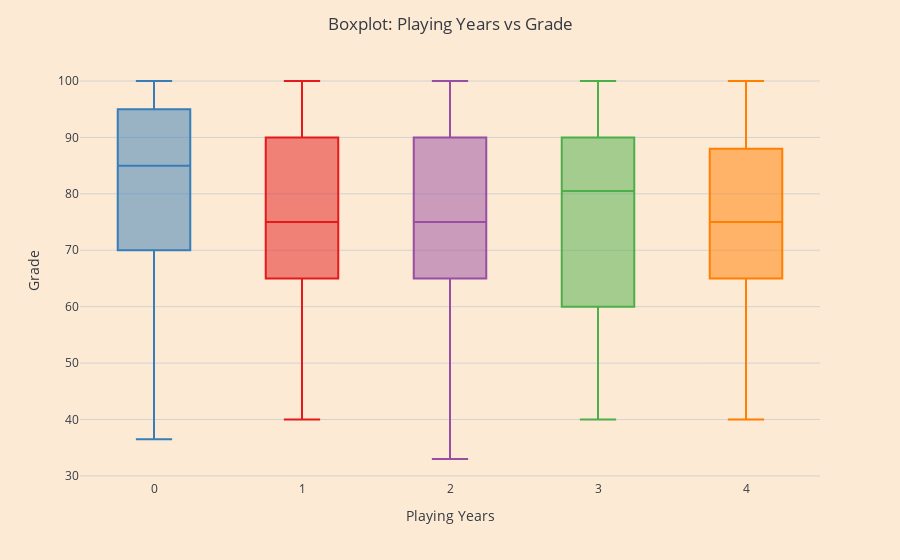

Notebook code cell kept with this figure:
### Markdown cell above
### 3.2.2 Argument 2 voor perspectief 2: Lange game-ervaring voorspelt geen betere schoolprestaties
Meer game-ervaring wordt gecorreleerd met lagere cijfers.

### Code cell
%run InfoVisualisation5.ipynb

### Figure 1 — Plotly figure (JSON) as saved in the notebook; plotly's stock layout.template omitted (floating-point values rounded to 4 significant figures; data arrays with more than 128 entries replaced by an {"elided": "..."} marker saying what was removed)
{"data": [{"alignmentgroup": "True", "hovertemplate": "Playing Years=%{x}<br>Grade=%{y}<extra></extra>", "legendgroup": "1", "marker": {"color": "rgb(228,26,28)"}, "name": "1", "notched": false, "offsetgroup": "1", "orientation": "v", "showlegend": true, "type": "box", "x": {"elided": "193 int values"}, "x0": " ", "xaxis": "x", "y": {"elided": "193 float values"}, "y0": " ", "yaxis": "y"}, {"alignmentgroup": "True", "hovertemplate": "Playing Years=%{x}<br>Grade=%{y}<extra></extra>", "legendgroup": "0", "marker": {"color": "rgb(55,126,184)"}, "name": "0", "notched": false, "offsetgroup": "0", "orientation": "v", "showlegend": true, "type": "box", "x": {"elided": "227 int values"}, "x0": " ", "xaxis": "x", "y": {"elided": "227 float values"}, "y0": " ", "yaxis": "y"}, {"alignmentgroup": "True", "hovertemplate": "Playing Years=%{x}<br>Grade=%{y}<extra></extra>", "legendgroup": "3", "marker": {"color": "rgb(77,175,74)"}, "name": "3", "notched": false, "offsetgroup": "3", "orientation": "v", "showlegend": true, "type": "box", "x": [3, 3, 3, 3, 3, 3, 3, 3, 3, 3, 3, 3, 3, 3, 3, 3, 3, 3, 3, 3, 3, 3, 3, 3, 3, 3, 3, 3, 3, 3, 3, 3, 3, 3, 3, 3, 3, 3, 3, 3, 3, 3, 3, 3, 3, 3, 3, 3, 3, 3, 3, 3, 3, 3, 3, 3, 3, 3, 3, 3, 3, 3, 3, 3, 3, 3, 3, 3, 3, 3, 3, 3, 3, 3, 3, 3, 3, 3, 3, 3, 3, 3, 3, 3, 3, 3, 3, 3, 3, 3, 3, 3, 3, 3, 3, 3, 3, 3, 3], "x0": " ", "xaxis": "x", "y": [45.0, 90.0, 95.0, 87.0, 45.0, 100.0, 65.0, 90.0, 50.0, 65.0, 40.0, 48.0, 90.0, 86.0, 55.0, 80.0, 70.0, 57.0, 80.0, 80.0, 76.0, 55.0, 98.0, 50.0, 60.0, 75.0, 50.0, 55.0, 70.0, 50.0, 50.0, 90.0, 85.0, 60.0, 70.0, 80.5, 95.0, 55.5, 80.0, 75.0, 52.0, 62.0, 88.0, 60.0, 95.0, 65.0, 90.5, 90.0, 100.0, 100.0, 92.0, 85.0, 85.0, 100.0, 100.0, 100.0, 100.0, 100.0, 100.0, 100.0, 85.0, 90.0, 90.0, 100.0, 100.0, 100.0, 50.0, 72.0, 85.0, 78.0, 85.3, 92.5, 60.0, 90.0, 80.0, 65.0, 85.0, 79.0, 90.0, 90.0, 100.0, 100.0, 85.0, 70.0, 80.0, 90.0, 90.0, 70.0, 77.0, 96.0, 85.0, 85.0, 55.0, 60.0, 55.5, 89.0, 40.0, 57.0, 50.0], "y0": " ", "yaxis": "y"}, {"alignmentgroup": "True", "hovertemplate": "Playing Years=%{x}<br>Grade=%{y}<extra></extra>", "legendgroup": "2", "marker": {"color": "rgb(152,78,163)"}, "name": "2", "notched": false, "offsetgroup": "2", "orientation": "v", "showlegend": true, "type": "box", "x": {"elided": "137 int values"}, "x0": " ", "xaxis": "x", "y": {"elided": "137 float values"}, "y0": " ", "yaxis": "y"}, {"alignmentgroup": "True", "hovertemplate": "Playing Years=%{x}<br>Grade=%{y}<extra></extra>", "legendgroup": "4", "marker": {"color": "rgb(255,127,0)"}, "name": "4", "notched": false, "offsetgroup": "4", "orientation": "v", "showlegend": true, "type": "box", "x": [4, 4, 4, 4, 4, 4, 4, 4, 4, 4, 4, 4, 4, 4, 4, 4, 4, 4, 4, 4, 4, 4, 4, 4, 4, 4, 4, 4, 4, 4, 4, 4, 4, 4, 4, 4, 4, 4, 4, 4, 4, 4, 4, 4, 4, 4, 4, 4, 4, 4, 4, 4, 4, 4, 4, 4, 4, 4, 4, 4, 4, 4, 4, 4, 4, 4, 4, 4, 4, 4, 4, 4, 4, 4, 4, 4, 4, 4, 4, 4, 4, 4, 4, 4, 4, 4, 4, 4, 4, 4, 4, 4, 4, 4, 4, 4, 4, 4, 4, 4, 4, 4, 4, 4, 4, 4, 4, 4, 4, 4, 4, 4, 4, 4], "x0": " ", "xaxis": "x", "y": [80.0, 74.0, 76.5, 80.0, 50.0, 69.0, 60.0, 60.0, 65.0, 95.0, 80.0, 65.0, 70.0, 92.0, 85.0, 93.0, 77.0, 93.0, 55.0, 50.0, 65.0, 50.0, 55.0, 40.0, 50.0, 45.0, 71.0, 70.0, 87.0, 86.0, 45.0, 88.0, 80.0, 67.0, 73.0, 40.0, 80.0, 55.0, 50.0, 55.0, 75.0, 75.0, 80.0, 98.0, 99.0, 87.0, 70.0, 60.0, 70.0, 90.0, 83.5, 70.0, 67.0, 88.0, 75.0, 91.0, 93.0, 50.0, 80.0, 85.0, 95.0, 85.0, 65.0, 40.0, 100.0, 80.0, 100.0, 80.0, 90.0, 85.0, 100.0, 100.0, 70.0, 100.0, 100.0, 97.0, 90.0, 80.0, 95.0, 100.0, 100.0, 100.0, 60.0, 100.0, 100.0, 87.0, 65.0, 63.0, 50.0, 76.0, 80.0, 65.0, 90.0, 85.0, 80.0, 65.0, 60.5, 55.0, 66.0, 83.5, 70.0, 75.0, 55.3, 70.0, 70.0, 60.0, 60.0, 65.0, 61.0, 70.0, 70.0, 75.0, 82.0, 100.0], "y0": " ", "yaxis": "y"}], "layout": {"autosize": true, "boxmode": "overlay", "legend": {"title": {"text": "Playing Years"}, "tracegroupgap": 0}, "margin": {"t": 60}, "showlegend": false, "title": {"text": "Boxplot: Playing Years vs Grade"}, "xaxis": {"anchor": "y", "autorange": true, "categoryarray": [1, 0, 3, 2, 4], "categoryorder": "array", "domain": [0, 1], "range": [-0.5, 4.5], "title": {"text": "Playing Years"}, "type": "linear"}, "yaxis": {"anchor": "x", "autorange": true, "domain": [0, 1], "gridcolor": "lightgray", "range": [29.28, 103.7], "title": {"text": "Grade"}, "type": "linear"}}}
